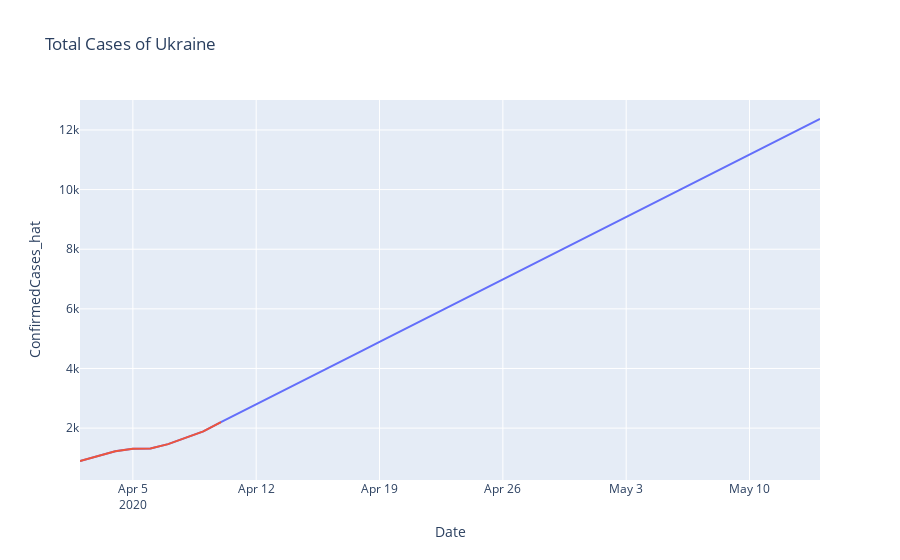
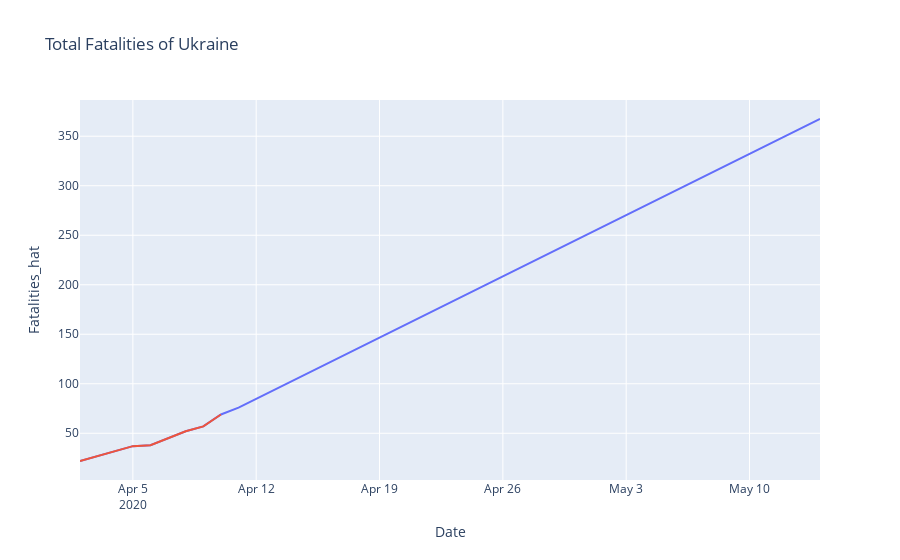

Notebook cell for these charts, in order:
### Code cell
country = "Ukraine"
df_country = df_val[df_val['Country_Region'] == country].groupby(['Date','Country_Region']).sum().reset_index()
idx = df_country[((df_country['ConfirmedCases'].isnull() == False) & (df_country['ConfirmedCases'] > 0))].shape[0]
fig = px.line(df_country, x="Date", y="ConfirmedCases_hat", title='Total Cases of ' + df_country['Country_Region'].values[0])
fig.add_scatter(x=df_country['Date'][0:idx], y=df_country['ConfirmedCases'][0:idx], mode='lines', name="Actual", showlegend=False)
fig.show()

fig = px.line(df_country, x="Date", y="Fatalities_hat", title='Total Fatalities of ' + df_country['Country_Region'].values[0])
fig.add_scatter(x=df_country['Date'][0:idx], y=df_country['Fatalities'][0:idx], mode='lines', name="Actual", showlegend=False)
fig.show()

### Figure 1 — Plotly figure (JSON) as saved in the notebook; plotly's stock layout.template omitted (floating-point values rounded to 4 significant figures)
{"data": [{"hoverlabel": {"namelength": 0}, "hovertemplate": "Date=%{x}<br>ConfirmedCases_hat=%{y}", "legendgroup": "", "line": {"color": "#636efa", "dash": "solid"}, "mode": "lines", "name": "", "showlegend": false, "type": "scatter", "x": ["2020-04-02T00:00:00", "2020-04-03T00:00:00", "2020-04-04T00:00:00", "2020-04-05T00:00:00", "2020-04-06T00:00:00", "2020-04-07T00:00:00", "2020-04-08T00:00:00", "2020-04-09T00:00:00", "2020-04-10T00:00:00", "2020-04-11T00:00:00", "2020-04-12T00:00:00", "2020-04-13T00:00:00", "2020-04-14T00:00:00", "2020-04-15T00:00:00", "2020-04-16T00:00:00", "2020-04-17T00:00:00", "2020-04-18T00:00:00", "2020-04-19T00:00:00", "2020-04-20T00:00:00", "2020-04-21T00:00:00", "2020-04-22T00:00:00", "2020-04-23T00:00:00", "2020-04-24T00:00:00", "2020-04-25T00:00:00", "2020-04-26T00:00:00", "2020-04-27T00:00:00", "2020-04-28T00:00:00", "2020-04-29T00:00:00", "2020-04-30T00:00:00", "2020-05-01T00:00:00", "2020-05-02T00:00:00", "2020-05-03T00:00:00", "2020-05-04T00:00:00", "2020-05-05T00:00:00", "2020-05-06T00:00:00", "2020-05-07T00:00:00", "2020-05-08T00:00:00", "2020-05-09T00:00:00", "2020-05-10T00:00:00", "2020-05-11T00:00:00", "2020-05-12T00:00:00", "2020-05-13T00:00:00", "2020-05-14T00:00:00"], "xaxis": "x", "y": [897, 1072, 1225, 1308, 1319, 1462, 1668, 1892, 2203, 2499.0, 2798.0, 3097.0, 3396.0, 3695.0, 3994.0, 4293.0, 4592.0, 4891.0, 5190.0, 5489.0, 5788.0, 6087.0, 6386.0, 6685.0, 6984.0, 7283.0, 7582.0, 7882.0, 8181.0, 8480.0, 8779.0, 9078.0, 9377.0, 9676.0, 9975.0, 10270.0, 10570.0, 10870.0, 11170.0, 11470.0, 11770.0, 12070.0, 12370.0], "yaxis": "y"}, {"mode": "lines", "name": "Actual", "showlegend": false, "type": "scatter", "x": ["2020-04-02T00:00:00", "2020-04-03T00:00:00", "2020-04-04T00:00:00", "2020-04-05T00:00:00", "2020-04-06T00:00:00", "2020-04-07T00:00:00", "2020-04-08T00:00:00", "2020-04-09T00:00:00", "2020-04-10T00:00:00"], "y": [897, 1072, 1225, 1308, 1319, 1462, 1668, 1892, 2203]}], "layout": {"legend": {"tracegroupgap": 0}, "title": {"text": "Total Cases of Ukraine"}, "xaxis": {"anchor": "y", "domain": [0, 1], "title": {"text": "Date"}}, "yaxis": {"anchor": "x", "domain": [0, 1], "title": {"text": "ConfirmedCases_hat"}}}}

### Figure 2 — Plotly figure (JSON) as saved in the notebook; plotly's stock layout.template omitted (floating-point values rounded to 4 significant figures)
{"data": [{"hoverlabel": {"namelength": 0}, "hovertemplate": "Date=%{x}<br>Fatalities_hat=%{y}", "legendgroup": "", "line": {"color": "#636efa", "dash": "solid"}, "mode": "lines", "name": "", "showlegend": false, "type": "scatter", "x": ["2020-04-02T00:00:00", "2020-04-03T00:00:00", "2020-04-04T00:00:00", "2020-04-05T00:00:00", "2020-04-06T00:00:00", "2020-04-07T00:00:00", "2020-04-08T00:00:00", "2020-04-09T00:00:00", "2020-04-10T00:00:00", "2020-04-11T00:00:00", "2020-04-12T00:00:00", "2020-04-13T00:00:00", "2020-04-14T00:00:00", "2020-04-15T00:00:00", "2020-04-16T00:00:00", "2020-04-17T00:00:00", "2020-04-18T00:00:00", "2020-04-19T00:00:00", "2020-04-20T00:00:00", "2020-04-21T00:00:00", "2020-04-22T00:00:00", "2020-04-23T00:00:00", "2020-04-24T00:00:00", "2020-04-25T00:00:00", "2020-04-26T00:00:00", "2020-04-27T00:00:00", "2020-04-28T00:00:00", "2020-04-29T00:00:00", "2020-04-30T00:00:00", "2020-05-01T00:00:00", "2020-05-02T00:00:00", "2020-05-03T00:00:00", "2020-05-04T00:00:00", "2020-05-05T00:00:00", "2020-05-06T00:00:00", "2020-05-07T00:00:00", "2020-05-08T00:00:00", "2020-05-09T00:00:00", "2020-05-10T00:00:00", "2020-05-11T00:00:00", "2020-05-12T00:00:00", "2020-05-13T00:00:00", "2020-05-14T00:00:00"], "xaxis": "x", "y": [22, 27, 32, 37, 38, 45, 52, 57, 69, 75.95, 84.78, 93.61, 102.4, 111.3, 120.1, 128.9, 137.8, 146.6, 155.4, 164.3, 173.1, 181.9, 190.8, 199.6, 208.4, 217.3, 226.1, 234.9, 243.8, 252.6, 261.4, 270.3, 279.1, 287.9, 296.7, 305.6, 314.4, 323.2, 332.1, 340.9, 349.7, 358.6, 367.4], "yaxis": "y"}, {"mode": "lines", "name": "Actual", "showlegend": false, "type": "scatter", "x": ["2020-04-02T00:00:00", "2020-04-03T00:00:00", "2020-04-04T00:00:00", "2020-04-05T00:00:00", "2020-04-06T00:00:00", "2020-04-07T00:00:00", "2020-04-08T00:00:00", "2020-04-09T00:00:00", "2020-04-10T00:00:00"], "y": [22, 27, 32, 37, 38, 45, 52, 57, 69]}], "layout": {"legend": {"tracegroupgap": 0}, "title": {"text": "Total Fatalities of Ukraine"}, "xaxis": {"anchor": "y", "domain": [0, 1], "title": {"text": "Date"}}, "yaxis": {"anchor": "x", "domain": [0, 1], "title": {"text": "Fatalities_hat"}}}}
